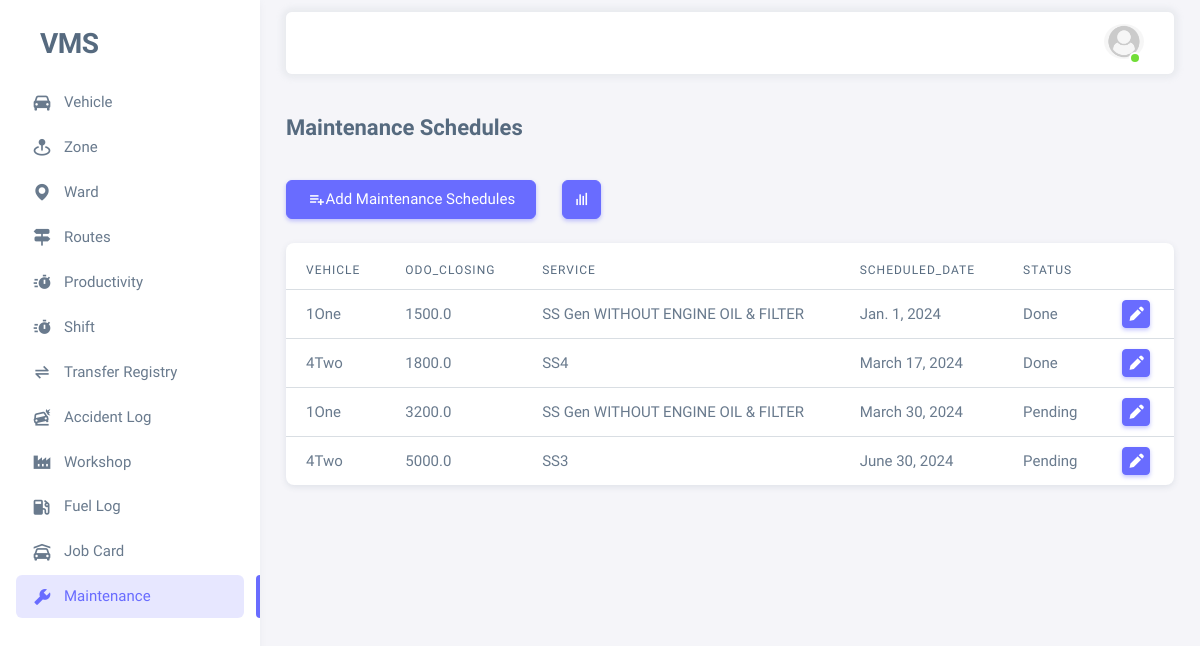
Page /maintenance-schedule-list/ on the committed database.
### vms_app/models.py (models this page shows)
class MaintenanceSchedules(models.Model):
    service_choices = [('SS1 WITH ENGINE OIL & FILTER', 'SS1 WITH ENGINE OIL & FILTER'),
                       ('SS Gen WITHOUT ENGINE OIL & FILTER', 'SS Gen WITHOUT ENGINE OIL & FILTER'),
                       ('SS2', 'SS2'), ('SS3', 'SS3'), ('SS4', 'SS4')]
    vehicle = models.ForeignKey(Vehicle, related_name='vehicle_shcedule_history',
                                on_delete=models.PROTECT, limit_choices_to={'is_active': True})
    odo_closing = models.FloatField(default=0)
    service = models.CharField(max_length=250, choices=service_choices)
    scheduled_date = models.DateField(null=True, blank=True)
    status = models.CharField(max_length=50, choices=[('Done', 'Done'), ('Pending', 'Pending')])

class Vehicle(models.Model):
    vehicle_number = models.CharField(max_length=100, unique=True)  # register number
    is_active = models.BooleanField(default=True)
    is_working = models.BooleanField(default=False)
    is_spare = models.BooleanField(default=False)
    supervisor = models.ForeignKey(Employee, on_delete=models.SET_NULL, null=True, blank=True,
                                   related_name='vehicle_supervised_by', limit_choices_to={'is_active': True})
    current_route = models.ForeignKey(Route, related_name='routesofvehicle', on_delete=models.PROTECT, null=True,
                                      blank=True)
    zone = models.ForeignKey(Zone, related_name='zone_vehicles_set',
                             on_delete=models.PROTECT, null=True, blank=True)
    workshop = models.ForeignKey(Workshop, related_name='workshop_vehicles_set',
                                 on_delete=models.PROTECT, null=True, blank=True)
    load_estimation = models.IntegerField(default=1000)  # in kg
    remark = models.TextField(null=True, blank=True)
    created_by = models.ForeignKey(Employee, on_delete=models.SET_NULL, null=True, blank=True,
                                   related_name='vehicle_created_by')
    created_on = models.DateTimeField(auto_now_add=True)
    updated_by = models.ForeignKey(Employee, on_delete=models.SET_NULL, null=True, blank=True,
                                   related_name='vehicle_updated_by')
    updated_on = models.DateTimeField(auto_now=True)
    def __str__(self) -> str:
        return self.vehicle_number + str(self.supervisor)

class Employee(AbstractBaseUser, PermissionsMixin):
    id = models.UUIDField(primary_key=True, editable=False, unique=True, default=uuid.uuid4)
    name = models.CharField(max_length=100)
    image = models.ImageField(upload_to='profiles/', null=True, blank=True)
    employee_id = models.CharField(max_length=100, unique=True)
    is_active = models.BooleanField(default=True)
    is_staff = models.BooleanField(default=True)
    is_superuser = models.BooleanField(default=False)
    is_zonal_manager = models.BooleanField(default=False)
    is_mechanic = models.BooleanField(default=False)
    contact = models.CharField(max_length=255)
    address = models.TextField()
    remark = models.TextField(null=True, blank=True)
    objects = EmployeeManager()
    USERNAME_FIELD = 'employee_id'
    REQUIRED_FIELDS = ['name']
    def __str__(self) -> str:
        return self.name

### vms_app/views.py (the view)
# urls.py: path('maintenance-schedule-list/', views.maintenance_schedule_list, name="maintenance_schedule_list"),
def maintenance_schedule_list(request):
    maintenance_list = MaintenanceSchedules.objects.all()
    context = {
        "menu": "menu-maintenance",
        "maintenance_list": maintenance_list,
    }
    return render(request, 'vms_app/maintenance_list.html', context)

### vms_app/templates/vms_app/maintenance_list.html
{% extends "base.html" %}
{% block content %}
<h4 class="fw-bold py-3 mb-4">{{vehicle}} Maintenance Schedules</h4>
<div class="row">
    <div class="col-auto">
        <a href="{% url 'add_maintenance_schedule' %}" class="btn btn-primary">
            <span class="tf-icons bx bx-list-plus"></span> Add Maintenance Schedules
        </a>
    </div>
    <div class="col-auto">
        <a href="{%url 'vehicle_maintenance_schedule_list' %}" class="btn btn-primary btn-icon">
            <i class='bx bx-bar-chart'></i>
        </a>
    </div>
</div>
<div class="card mt-4">
    <div class="table-responsive text-nowrap mt-2">
        <table class="table">
            <thead>
                <tr>
                    <th>vehicle</th>
                    <th>odo_closing</th>
                    <th>service</th>
                    <th>scheduled_date</th>
                    <th>status</th>
                    <th></th>
                </tr>
            </thead>
            <tbody class="table-border-bottom-0">
                {% for maintenance in maintenance_list %}
                    <tr>
                        <td>{{ maintenance.vehicle }}</td>
                        <td>{{ maintenance.odo_closing }}</td>
                        <td>{{ maintenance.service }}</td>
                        <td>{{ maintenance.scheduled_date }}</td>
                        <td>{{ maintenance.status }}</td>
                        <td>
                            <a href="{% url 'edit_maintenance_schedule' maintenance.id %}" class="btn btn-primary btn-sm btn-icon">
                                <i class="bx bxs-pencil"></i>
                            </a>
                        </td>
                    </tr>
                {% endfor %}
            </tbody>
        </table>
    </div>
</div>
{% endblock content %}

### rows in the picture
MaintenanceSchedules: vehicle "1One", odo_closing "1500.0", service "SS Gen WITHOUT ENGINE OIL & FILTER", scheduled_date "Jan. 1, 2024", status "Done"
MaintenanceSchedules: vehicle "4Two", odo_closing "1800.0", service "SS4", scheduled_date "March 17, 2024", status "Done"
MaintenanceSchedules: vehicle "1One", odo_closing "3200.0", service "SS Gen WITHOUT ENGINE OIL & FILTER", scheduled_date "March 30, 2024", status "Pending"
MaintenanceSchedules: vehicle "4Two", odo_closing "5000.0", service "SS3", scheduled_date "June 30, 2024", status "Pending"
